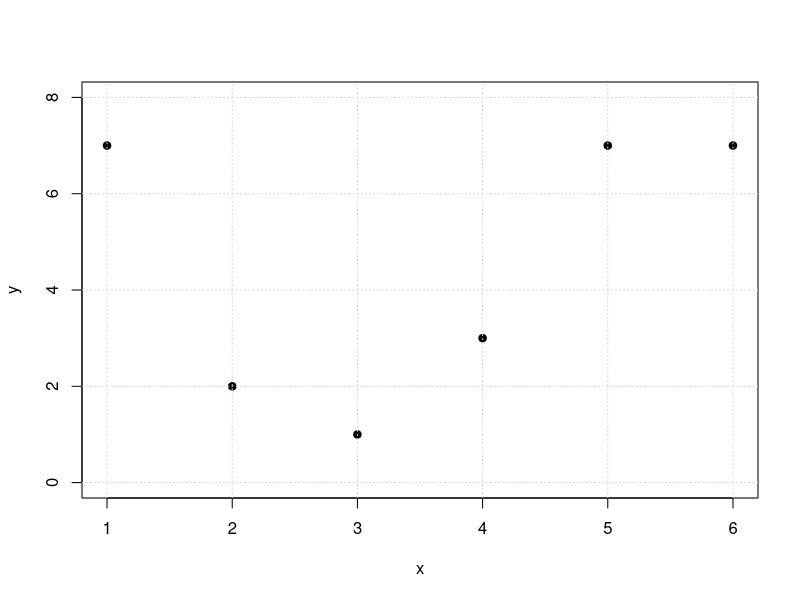
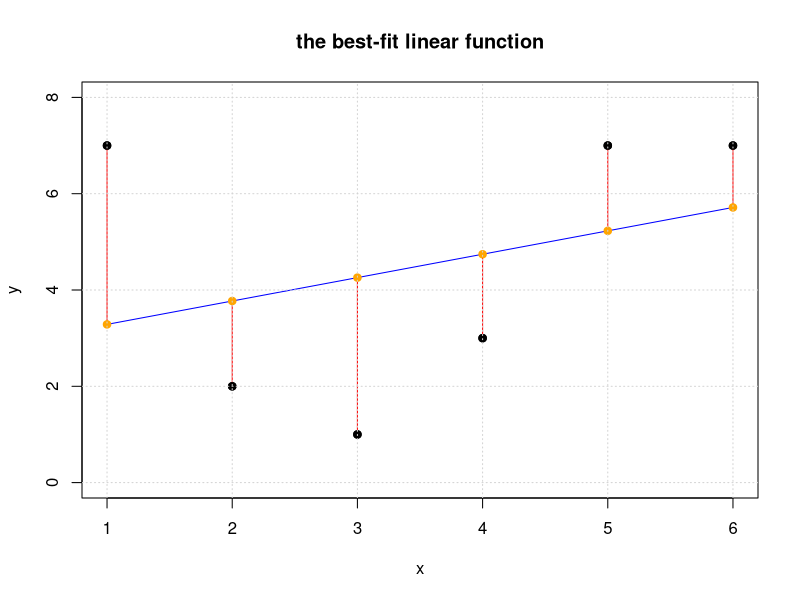
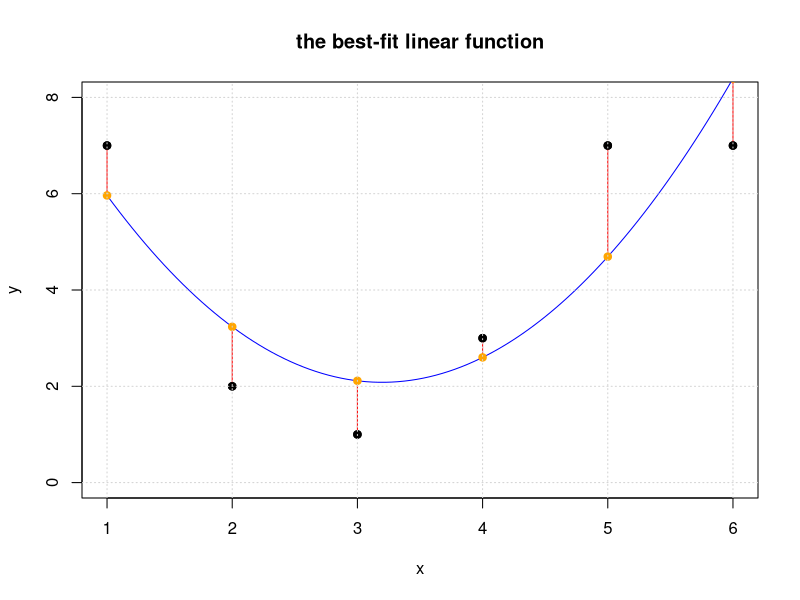
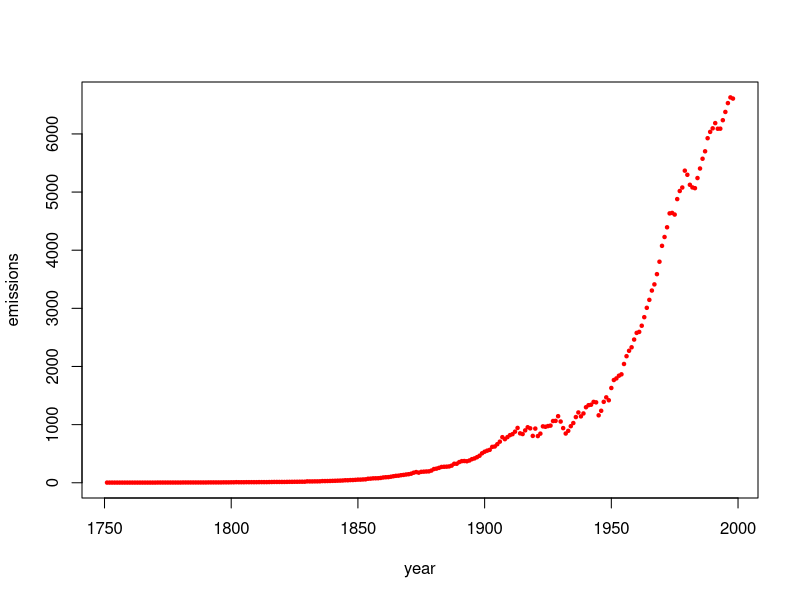

Write R code to recreate these figures, in order.
## ---- chunk 1
require(pracma)
## ---- chunk 2
A = cbind(c(1,1,0),c(1,2,-1))
b = c(1,1,3)
Ab = cbind(A,b)
Ab
rref(Ab)
## ---- chunk 3
t(A) %*% A
t(A) %*% b
## ---- chunk 4
(xhat = solve(t(A) %*% A, t(A) %*% b))
## ---- chunk 5
(bhat = A %*% xhat)
## ---- chunk 6
(r = b - bhat)
sqrt(t(r) %*% r)
## ---- chunk 7
t(A) %*% r
## ---- chunk 8
# Given: the matrix A
A = cbind(c(1,1,0),c(1,2,-1))
# Given: the target vector b
b = c(1,1,3)

#solve the normal equation
(xhat = solve(t(A) %*% A, t(A) %*% b))

# find the projection
(bhat = A %*% xhat)

# find the residual vector
(r = b - bhat)

# check that z is orthogonal to Col(A)
t(A) %*% r

# measure the distance between bhat and b
sqrt( t(r) %*% r)
## ---- chunk 9
x = c(1,2,3,4,5,6)
y = c(7,2,1,3,7,7)
plot(x,y,pch=19,ylim=c(0,8))
grid()
## ---- chunk 10
(A = cbind(x^0,x))
## ---- chunk 11
t(A) %*% A
t(A) %*% y
## ---- chunk 12
(xhat = solve(t(A) %*% A, t(A) %*% y))
## ---- chunk 13

#plot the original set of points
plot(x,y,pch=19,ylim=c(0,8), main='the best-fit linear function')

# generate points for the fitted line and plot it
tt = seq(1,6,len=100)  
lines(tt,xhat[1]+xhat[2]*tt,col='blue')

# get yhat
yhat = A %*% xhat

# add the residuals to the plot
for (i in 1:length(x)) {
  lines(c(x[i],x[i]),c(y[i],yhat[i]), col='red')
}

#add yhat to the plot
points(x,yhat,pch=19,col='orange')

#put the original points back on the plot last so we can see them 
points(x,y,pch=19,col="black")
grid()
## ---- chunk 14
(A = cbind(x^0,x,x^2))
## ---- chunk 15
t(A) %*% A
t(A) %*% y
## ---- chunk 16
(xhat = solve(t(A) %*% A, t(A) %*% y))
## ---- chunk 17

#plot the original set of points
plot(x,y,pch=19,ylim=c(0,8), main='the best-fit linear function')

# generate points for the fitted line and plot it
tt = seq(1,6,len=100)  
lines(tt,xhat[1]+xhat[2]*tt+xhat[3]*tt^2,col='blue')

# get yhat
yhat = A %*% xhat

# add the residuals to the plot
for (i in 1:length(x)) {
  lines(c(x[i],x[i]),c(y[i],yhat[i]), col='red')
}

#add yhat to the plot
points(x,yhat,pch=19,col='orange')

#put the original points back on the plot last so we can see them 
points(x,y,pch=19,col="black")
grid()
## ---- chunk 18
# Replace with your code goes here.

xhat = c(0,0)

## ---- chunk 19

# your code goes here

## ---- chunk 20

# your code goes here

## ---- chunk 21
units.produced =c(561.0, 506.16, 502.32, 519.48, 505.44, 501.36, 497.64, 
   506.52, 492.36, 478.08, 469.8, 470.4, 474.24, 456.6, 469.92, 
   463.08, 438.48, 444.36, 439.2, 450.96, 437.76, 459., 447.12, 
   463.08, 490.68, 451.92, 465.48, 465.36, 440.4, 421.2, 405., 411.48,
    387.12, 371.64, 338.4, 294.96, 243., 205.08, 172.2, 157.32, 114., 
   116.88, 112.08, 90.12, 100.2, 75., 65.4, 45.48)

production.cost = c(92.64, 88.81, 86.44, 88.8, 86.38, 89.87, 88.53, 91.11, 81.22,
    83.72, 84.54, 85.66, 85.87, 85.23, 87.75, 92.62, 91.56, 84.12, 
   81.22, 83.35, 82.29, 80.92, 76.92, 78.35, 74.57, 71.6, 65.64, 
   62.09, 61.66, 77.14, 75.47, 70.37, 66.71, 64.37, 56.09, 50.25, 
   43.65, 38.01, 31.4, 29.45, 29.02, 19.05, 20.36, 17.68, 19.23, 
   14.92, 11.44, 12.69)
## ---- chunk 22
# your least squares code goes here
x = units.produced
y = production.cost

A  = NULL

# you must define A and xhat
## ---- chunk 23

if (! is.null(A)) {
  plot(x,y,pch=19, main='hosiery mill production', xlab="monthly units produced (1000s)",ylab="monthly production cost ($1000s)")
  yhat = A %*% xhat
  tt = seq(0,600,by=.1)
  lines(tt,xhat[1]+xhat[2]*tt,col='blue')
}
## ---- chunk 24
year=c(1751:1998)
emissions = c(3, 3, 3, 3, 3, 3, 3, 3, 3, 3, 3, 3, 3, 3, 3, 3, 3, 3, 3, 3, 4, 4, 4, 4, 4, 4, 4, 4, 4, 4, 5, 5, 5, 5, 5, 5, 5, 5, 5, 5, 6, 6, 6, 6, 6, 6, 7, 7, 7, 8, 8, 10, 9, 9, 9, 10, 10, 10, 10, 10, 11, 11, 11, 11, 12, 13, 14, 14, 14, 14, 14, 15, 16, 16, 17, 17, 18, 18, 18, 24, 23, 23, 24, 24, 25, 29, 29, 30, 31, 33, 34, 36, 37, 39, 43, 43, 46, 47, 50, 54, 54, 57, 59, 69, 71, 76, 77, 78, 83, 91, 95, 97, 104, 112, 119, 122, 130, 135,
142, 147, 156, 173, 184, 174, 188, 191, 194, 196, 210, 236, 243, 256, 272, 275, 277, 281, 295, 327, 327, 356, 372, 374, 370, 383, 406, 419, 440, 465, 507, 534, 552, 566, 617, 624, 663, 707, 784, 750, 785, 819, 836, 879, 943, 850, 838, 901, 955, 936, 806, 932, 803, 845, 970, 963, 975, 983, 1062, 1065, 1145, 1053, 940, 847, 893, 973, 1027, 1130, 1209, 1142, 1192, 1299, 1334, 1342, 1391, 1383, 1160, 1238, 1392, 1469, 1419, 1630, 1767, 1795, 1841, 1865, 2043, 2177, 2270, 2330, 2463, 2578, 2595, 2701, 2848, 3009, 3146, 3306, 3412, 3588, 3802, 4075, 4227, 4394, 4633, 4641, 4613, 4879, 5018, 5078, 5368, 5297, 5125, 5080, 5067, 5241, 5405, 5573, 5701, 5926, 6035, 6096, 6186, 6089, 6090, 6236, 6378, 6530, 6628, 6608)
plot(year,emissions,pch=20,cex=.7,col="red")
## ---- chunk 25

### your code goes here. 
# be sure to define d and k and A

x=year-1750
y=log(emissions)

A=NULL
b=1
k=1

#####
# your code above has found b and k

(a = exp(b))
k


## ---- chunk 26

if (! is.null(A)) {
  f=function(y){a * exp(k*(y-1750))}
  plot(year,f(year),type="l",lwd=3,ylim=c(0,10000),ylab="emissions", main="best fit exponential function")
  points(year,emissions,pch=20,cex=.7,col="red")
}
